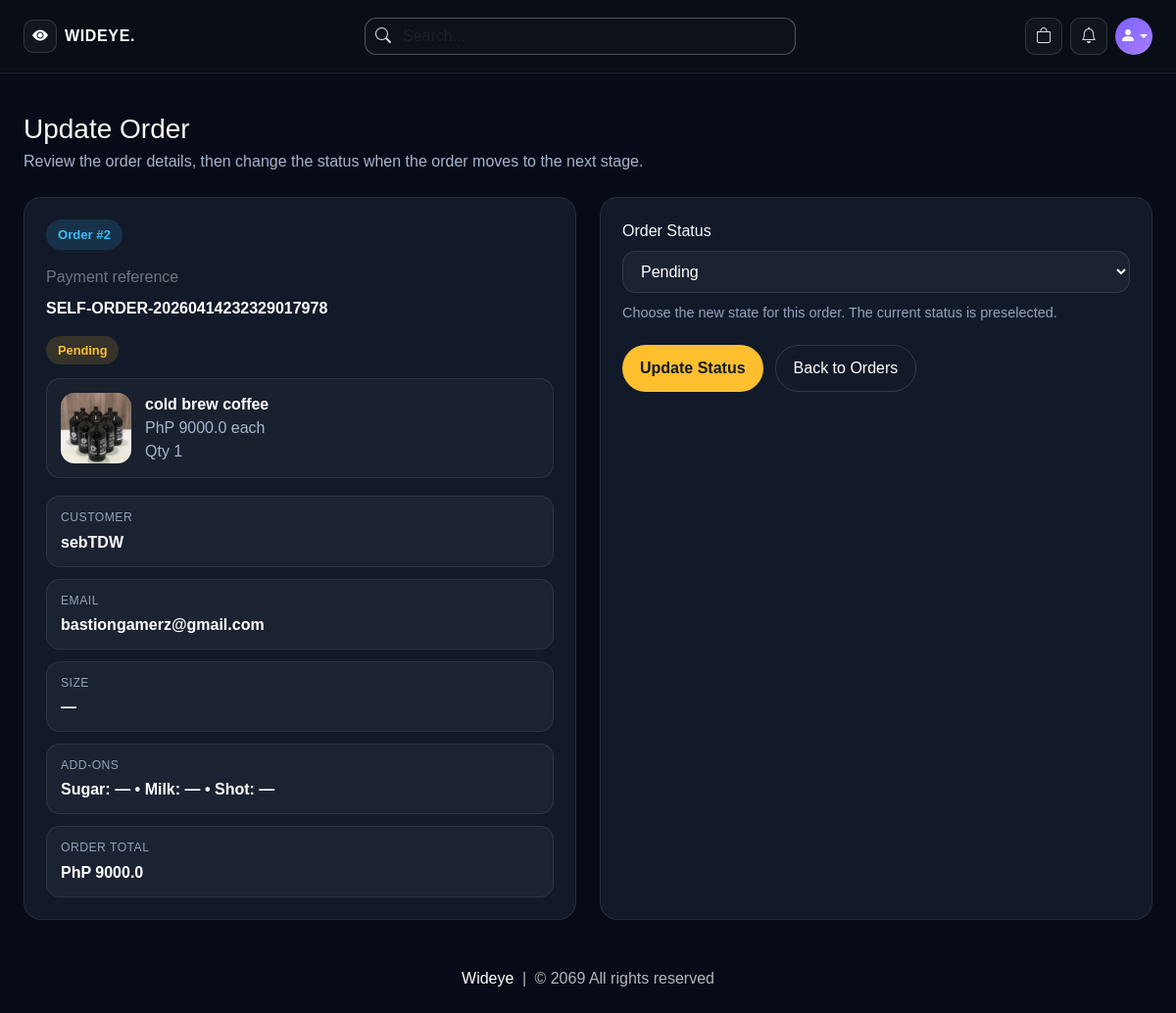
/update-order/2 (signed in), run on an earlier commit of the app's database.
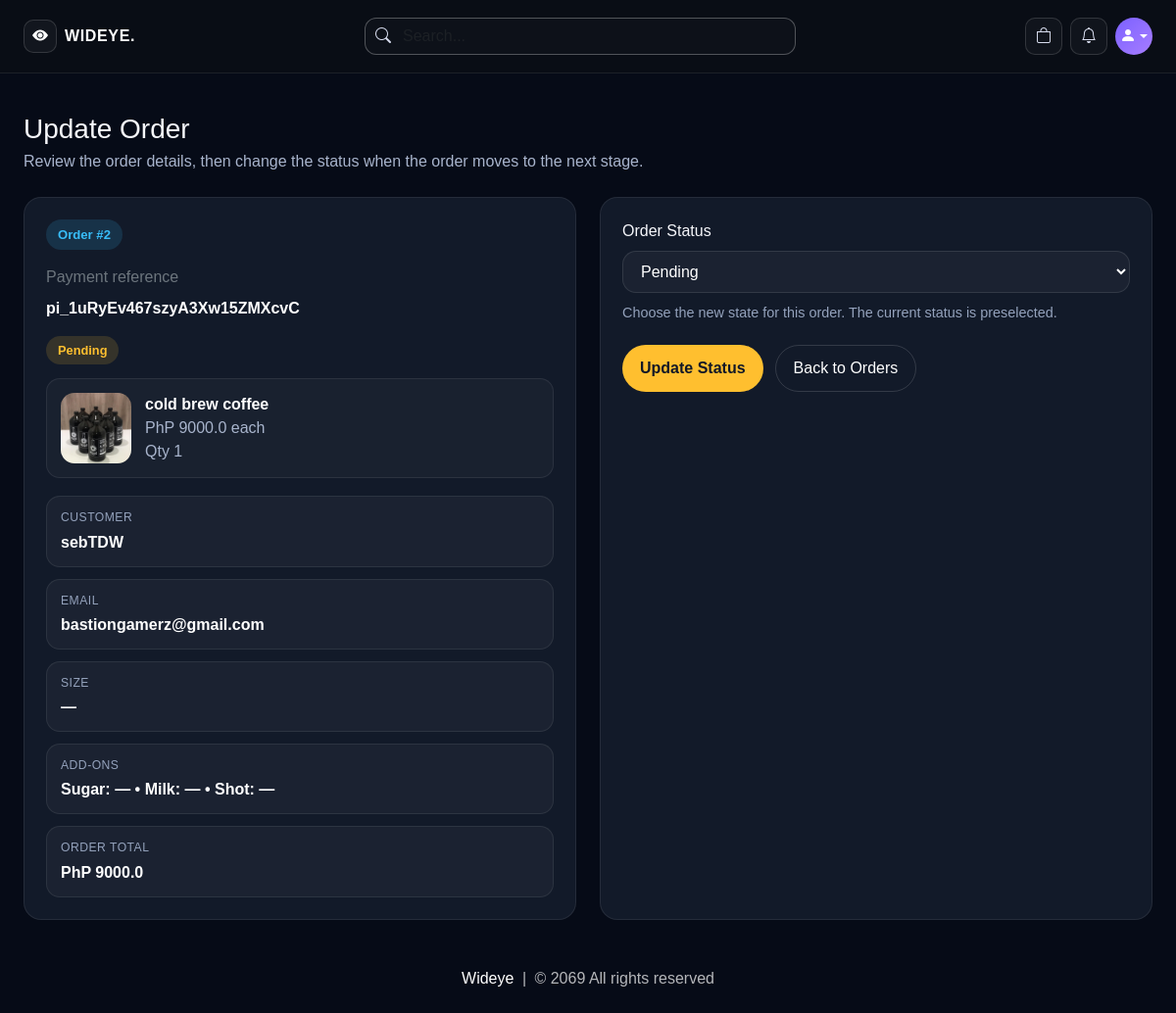
And on a later commit of the database.
### website/models.py (models this page shows, shortened)
class Order(db.Model):
    id = db.Column(db.Integer, primary_key=True)
    quantity = db.Column(db.Integer, nullable=False)
    size = db.Column(db.String(100), nullable=False, default='')
    sugar = db.Column(db.String(100), nullable=False, default='')
    milk = db.Column(db.String(100), nullable=False, default='')
    shot = db.Column(db.String(100), nullable=False, default='')
    price = db.Column(db.Float, nullable=False)
    status = db.Column(db.String(100), nullable=False)
    payment_id = db.Column(db.String(1000), nullable=False)
    customer_link = db.Column(db.Integer, db.ForeignKey('customer.id'), nullable=False)
    product_link = db.Column(db.Integer, db.ForeignKey('product.id'), nullable=False)

class Product(db.Model):
    id = db.Column(db.Integer, primary_key=True)
    product_name = db.Column(db.String(100), nullable=False)
    current_price = db.Column(db.Float, nullable=False)
    previous_price = db.Column(db.Float, nullable=False)
    in_stock = db.Column(db.Integer, nullable=False)
    size = db.Column(db.String(500), nullable=False, default='')
    sugar = db.Column(db.String(500), nullable=False, default='')
    milk = db.Column(db.String(500), nullable=False, default='')
    shot = db.Column(db.String(500), nullable=False, default='')
    product_picture = db.Column(db.Text, nullable=False)
    flash_sale = db.Column(db.Boolean, default=False)
    date_added = db.Column(db.DateTime, default=datetime.utcnow)
    carts = db.relationship('Cart', backref=db.backref('product', lazy=True))
    orders = db.relationship('Order', backref=db.backref('product', lazy=True))
    usual_items = db.relationship('UsualOrderItem', backref=db.backref('product', lazy=True))

### website/admin.py (the view, shortened to what this page needs)
@admin.route('/update-order/<int:order_id>', methods=['GET', 'POST'])
@login_required
def update_order(order_id):
    if current_user_is_admin():
        form = OrderForm()
        order = Order.query.get(order_id)
        if order is None:
            flash('Order not found.')
            return redirect('/view-orders')
        if not form.is_submitted():
            form.order_status.data = order.status
        return render_template('order_update.html', form=form, order=order, get_product_image=get_product_image)
    return render_template('404.html')

### website/forms.py
class OrderForm(FlaskForm):
    order_status = SelectField('Order Status', choices=[('Pending', 'Pending'), ('Accepted', 'Accepted'),
                                                        ('Out for delivery', 'Out for delivery'),
                                                        ('Delivered', 'Delivered'), ('Canceled', 'Canceled')])
    update = SubmitField('Update Status')

### website/admin.py (called while the page is built)
def current_user_is_admin():
    return current_user.is_authenticated and bool(getattr(current_user, 'is_admin', False))

### website/views.py (called while the page is built)
def parse_options(csv_string):
    if not csv_string:
        return []
    return [opt.strip() for opt in str(csv_string).split(',') if opt.strip()]

def get_product_image(product, selected_size=''):
    images = parse_options(product.product_picture) if product.product_picture else []
    if not images:
        return '/media/default.jpg'
    if not selected_size:
        return images[0]
    sizes = parse_options(product.size)
    if selected_size in sizes:
        idx = sizes.index(selected_size)
        return images[idx] if idx < len(images) else images[-1]
    return images[0]

### website/templates/order_update.html (shortened to what this page needs)
{% extends 'base.html' %}
{% block body %}
<div class="wideye-shell py-4">
    <div class="mb-4">
        <h1 class="h3 mb-1">Update Order</h1>
        <p class="wideye-order-update-copy mb-0">Review the order details, then change the status when the order moves to the next stage.</p>
    </div>
    <div class="wideye-order-update-layout">
        <aside class="wideye-order-update-card">
            <span class="wideye-order-update-id">Order #{{ order.id }}</span>
            <p class="text-secondary mt-3 mb-2">Payment reference</p>
            <div class="wideye-order-update-value" style="word-break:break-word;">{{ order.payment_id }}</div>
            {% set status_class = 'wideye-status-pending' %}
            {% if order.status == 'Accepted' %}
                {% set status_class = 'wideye-status-accepted' %}
            {% elif order.status == 'Out for delivery' %}
                {% set status_class = 'wideye-status-out' %}
            {% elif order.status == 'Delivered' %}
                {% set status_class = 'wideye-status-delivered' %}
            {% elif order.status == 'Canceled' %}
                {% set status_class = 'wideye-status-canceled' %}
            {% endif %}
            <div class="mt-3">
                <span class="wideye-order-status {{ status_class }}">{{ order.status }}</span>
            </div>
            <div class="wideye-order-product">
                <img src="{{ get_product_image(order.product, order.size) }}" alt="{{ order.product.product_name }}">
                <div>
                    <div class="fw-semibold text-white">{{ order.product.product_name }}</div>
                    <div class="wideye-order-update-copy">PhP {{ order.price }} each</div>
                    <div class="wideye-order-update-copy">Qty {{ order.quantity }}</div>
                </div>
            </div>
            <div class="wideye-order-update-grid">
                <div class="wideye-order-update-meta">
                    <span class="wideye-order-update-label">Customer</span>
                    <span class="wideye-order-update-value">{{ order.customer.username }}</span>
                </div>
                <div class="wideye-order-update-meta">
                    <span class="wideye-order-update-label">Email</span>
                    <span class="wideye-order-update-value">{{ order.customer.email }}</span>
                </div>
                <div class="wideye-order-update-meta">
                    <span class="wideye-order-update-label">Size</span>
                    <span class="wideye-order-update-value">{{ order.size or '—' }}</span>
                </div>
                <div class="wideye-order-update-meta">
                    <span class="wideye-order-update-label">Add-ons</span>
                    <span class="wideye-order-update-value">Sugar: {{ order.sugar or '—' }} • Milk: {{ order.milk or '—' }} • Shot: {{ order.shot or '—' }}</span>
                </div>
                <div class="wideye-order-update-meta">
                    <span class="wideye-order-update-label">Order total</span>
                    <span class="wideye-order-update-value">PhP {{ order.price * order.quantity }}</span>
                </div>
            </div>
        </aside>
        <section class="wideye-order-update-form">
            <form action="" method="POST" enctype="multipart/form-data">
                <div>
                    <label class="form-label">{{ form.order_status.label.text }}</label>
                    {{ form.order_status(class="wideye-order-input") }}
                    <p class="wideye-order-help">Choose the new state for this order. The current status is preselected.</p>
                </div>
                <div class="wideye-order-actions">
                    {{ form.update(class="wideye-order-primary") }}
                    <a href="/view-orders" class="wideye-order-secondary">Back to Orders</a>
                </div>
            </form>
        </section>
    </div>
</div>
{% endblock %}

What changed in the data, as far as the page shows it:
changed Order "Pending": payment_id "SELF-ORDER-20260414232329017978" → "pi_1uRyEv467szyA3Xw15ZMXcvC"
